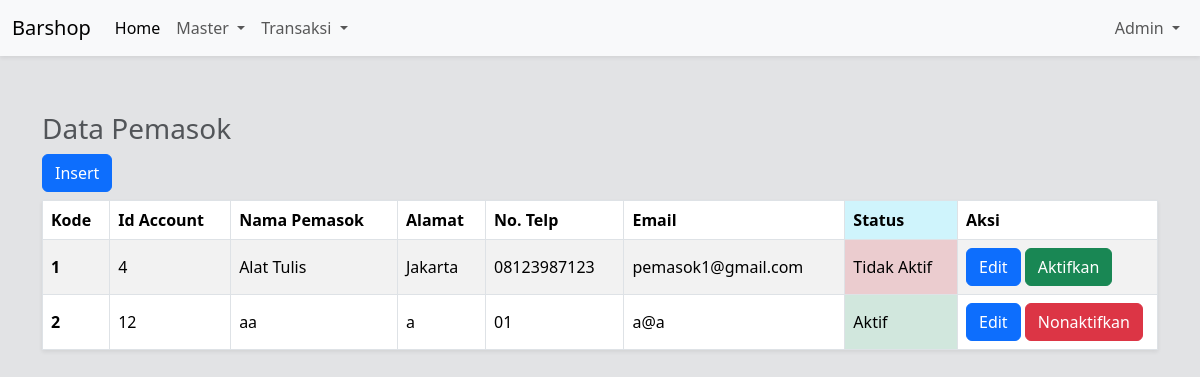
Page /admin/pemasok/index.php (signed in) on the committed database.
### tables this page shows
CREATE TABLE IF NOT EXISTS `pemasok` (
  `kode` int(5) NOT NULL AUTO_INCREMENT,
  `id_account` int(5) DEFAULT NULL,
  `nama` varchar(30) NOT NULL,
  `alamat` varchar(30) NOT NULL,
  `no_telp` varchar(12) NOT NULL,
  `email` varchar(30) NOT NULL,
  `status` enum('Aktif','Tidak Aktif') NOT NULL DEFAULT 'Tidak Aktif',
  PRIMARY KEY (`kode`) USING BTREE,
  KEY `FK_pemasok_account` (`id_account`),
  CONSTRAINT `FK_pemasok_account` FOREIGN KEY (`id_account`) REFERENCES `user` (`id`) ON DELETE CASCADE ON UPDATE NO ACTION
);

### app/models/Database.php (called while the page is built, shortened)
<?php
class Database
{
    public function __construct()
    {
        $this->db = mysqli_connect(self::HOST, self::USERNAME, self::PASSWORD, self::DATABASE);
    }
}

### app/controllers/PemasokController.php (called while the page is built, shortened)
<?php
class PemasokController extends Database
{
    function getAllPemasok()
    {
        $query = "SELECT * FROM pemasok";
        $result = mysqli_query($this->db, $query);
        return $result;
    }
}

### public/admin/pemasok/index.php (the view, shortened to what this page needs)
<?php
$pemasok = new PemasokController();
$data = $pemasok->getAllpemasok();
?>
<!DOCTYPE html>
<html lang="en">
<head>
</head>
<body class="bg-secondary-subtle">
    <?php require_once BASE_PATH . '/template/navbar.php' ?>
    <div class="container mt-5">
        <table class="table table-striped table-bordered shadow-sm caption-top align-middle">
            <caption>
                <h3>Data Pemasok</h3>
                <button type="button" class="btn btn-primary" data-bs-toggle="modal" data-bs-target="#staticBackdrop">
                    Insert
                </button>
            </caption>
            <thead>
                <tr>
                    <th scope="col">Kode</th>
                    <th scope="col">Id Account</th>
                    <th scope="col">Nama Pemasok</th>
                    <th scope="col">Alamat</th>
                    <th scope="col">No. Telp</th>
                    <th scope="col">Email</th>
                    <th scope="col" class="bg-info-subtle">Status</th>
                    <th scope="col">Aksi</th>
                </tr>
            </thead>
            <tbody>
                <?php while ($pmk = mysqli_fetch_assoc($data)): ?>
                    <?php
                    $status = match ($pmk['status']) {
                        'Aktif' => 'bg-success-subtle',
                        'Tidak Aktif' => 'bg-danger-subtle',
                    }
                    ?>
                    <tr>
                        <th scope="row"><?= $pmk['kode'] ?></th>
                        <td><?= $pmk['id_account'] ?></td>
                        <td><?= $pmk['nama'] ?></td>
                        <td><?= $pmk['alamat'] ?></td>
                        <td><?= $pmk['no_telp'] ?></td>
                        <td><?= $pmk['email'] ?></td>
                        <td class="<?= $status ?>"><?= $pmk['status'] ?></td>
                        <td style="width: 200px;">
                            <a href="?update=<?= $pmk['kode'] ?>" class="btn btn-primary">Edit</a>
                            <?php if ($pmk['status'] == 'Aktif'): ?>
                                <a href="?aktifkan=0&kode=<?= $pmk['kode'] ?>" class="btn btn-danger">Nonaktifkan</a>
                            <?php else: ?>
                                <a href="?aktifkan=1&kode=<?= $pmk['kode'] ?>" class="btn btn-success">Aktifkan</a>
                            <?php endif ?>
                        </td>
                    </tr>
                <?php endwhile ?>
            </tbody>
        </table>
    </div>
</body>
</html>

### rows in the picture
pemasok: kode "1", id_account "4", nama "Alat Tulis", alamat "Jakarta", no_telp "08123987123", email "pemasok1@gmail.com", status "Tidak Aktif"
pemasok: kode "2", id_account "12", nama "aa", alamat "a", no_telp "01", email "a@a", status "Aktif"

### other values in the picture
$_SESSION['username'] "Admin"
